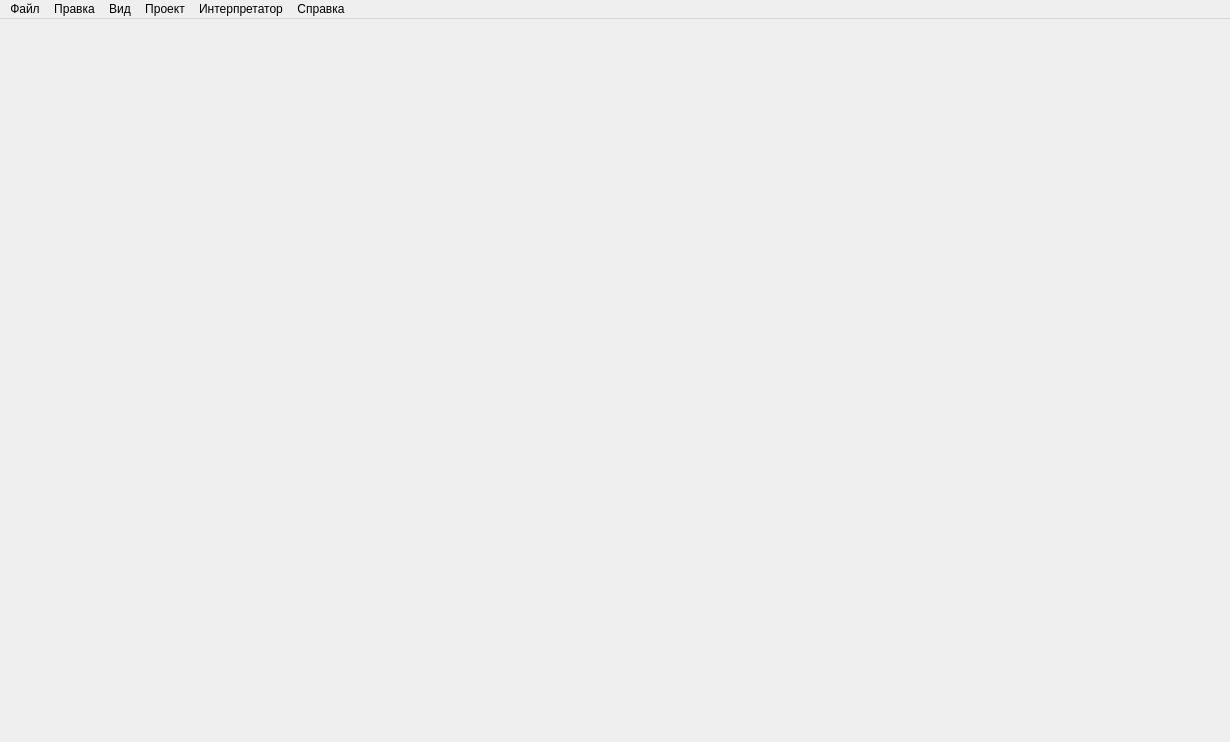
<?xml version="1.0" encoding="UTF-8"?>
<ui version="4.0">
 <class>MainWindowMenu</class>
 <widget class="QMainWindow" name="MainWindowMenu">
  <property name="enabled">
   <bool>true</bool>
  </property>
  <property name="geometry">
   <rect>
    <x>0</x>
    <y>0</y>
    <width>1230</width>
    <height>742</height>
   </rect>
  </property>
  <property name="windowTitle">
   <string>ForRorfloLisp</string>
  </property>
  <widget class="QWidget" name="centralwidget">
   <property name="enabled">
    <bool>false</bool>
   </property>
   <property name="sizePolicy">
    <sizepolicy hsizetype="Preferred" vsizetype="Preferred">
     <horstretch>0</horstretch>
     <verstretch>0</verstretch>
    </sizepolicy>
   </property>
  </widget>
  <widget class="QMenuBar" name="menubar">
   <property name="geometry">
    <rect>
     <x>0</x>
     <y>0</y>
     <width>1230</width>
     <height>25</height>
    </rect>
   </property>
   <widget class="QMenu" name="menu">
    <property name="title">
     <string>Файл</string>
    </property>
    <widget class="QMenu" name="file_last_projects_menu">
     <property name="title">
      <string>Открыть последние</string>
     </property>
    </widget>
    <widget class="QMenu" name="menu_9">
     <property name="title">
      <string>Создать</string>
     </property>
     <addaction name="file_create_project_action"/>
    </widget>
    <widget class="QMenu" name="menu_10">
     <property name="title">
      <string>Открыть</string>
     </property>
     <addaction name="file_open_project_action"/>
    </widget>
    <addaction name="menu_9"/>
    <addaction name="menu_10"/>
    <addaction name="file_last_projects_menu"/>
    <addaction name="separator"/>
    <addaction name="action_2"/>
    <addaction name="action_7"/>
    <addaction name="action_8"/>
    <addaction name="action_9"/>
    <addaction name="file_save_project_action"/>
    <addaction name="separator"/>
    <addaction name="action_11"/>
    <addaction name="file_settings_action"/>
    <addaction name="separator"/>
    <addaction name="file_close_project_action"/>
    <addaction name="file_exit_action"/>
   </widget>
   <widget class="QMenu" name="menu_2">
    <property name="title">
     <string>Правка</string>
    </property>
    <addaction name="action_14"/>
    <addaction name="action_17"/>
    <addaction name="separator"/>
    <addaction name="action_19"/>
    <addaction name="action_20"/>
    <addaction name="action_21"/>
    <addaction name="separator"/>
    <addaction name="action_23"/>
    <addaction name="action_24"/>
    <addaction name="separator"/>
    <addaction name="action_26"/>
    <addaction name="action_27"/>
   </widget>
   <widget class="QMenu" name="menu_3">
    <property name="title">
     <string>Вид</string>
    </property>
    <addaction name="separator"/>
    <addaction name="view_project_files_action"/>
    <addaction name="view_interpretator_action"/>
    <addaction name="separator"/>
   </widget>
   <widget class="QMenu" name="project_menu">
    <property name="title">
     <string>Проект</string>
    </property>
    <addaction name="project_settings_action"/>
   </widget>
   <widget class="QMenu" name="interpretator_menu">
    <property name="title">
     <string>Интерпретатор</string>
    </property>
    <widget class="QMenu" name="interpretator_sexpr_menu">
     <property name="title">
      <string>Отправить S-выражение</string>
     </property>
    </widget>
    <addaction name="interpretator_start_action"/>
    <addaction name="interpretator_stop_action"/>
    <addaction name="interpretator_sexpr_menu"/>
    <addaction name="action_6"/>
    <addaction name="separator"/>
    <addaction name="interpretator_add_action"/>
    <addaction name="interpretator_edit_action"/>
    <addaction name="separator"/>
    <addaction name="interpretator_clear_action"/>
   </widget>
   <widget class="QMenu" name="menu_6">
    <property name="title">
     <string>Справка</string>
    </property>
   </widget>
   <addaction name="menu"/>
   <addaction name="menu_2"/>
   <addaction name="menu_3"/>
   <addaction name="project_menu"/>
   <addaction name="interpretator_menu"/>
   <addaction name="menu_6"/>
  </widget>
  <action name="action_2">
   <property name="text">
    <string>Новое окно</string>
   </property>
  </action>
  <action name="action_5">
   <property name="text">
    <string>какие-то</string>
   </property>
  </action>
  <action name="action_7">
   <property name="text">
    <string>Сохранить</string>
   </property>
  </action>
  <action name="action_8">
   <property name="text">
    <string>Сохранить как...</string>
   </property>
  </action>
  <action name="action_9">
   <property name="text">
    <string>Сохранить все</string>
   </property>
  </action>
  <action name="action_11">
   <property name="text">
    <string>Автосохранение</string>
   </property>
  </action>
  <action name="action_13">
   <property name="text">
    <string>тоже чё-то</string>
   </property>
  </action>
  <action name="file_exit_action">
   <property name="text">
    <string>Выход</string>
   </property>
  </action>
  <action name="action_14">
   <property name="text">
    <string>Отменить</string>
   </property>
  </action>
  <action name="action_17">
   <property name="text">
    <string>Повторить</string>
   </property>
  </action>
  <action name="action_19">
   <property name="text">
    <string>Вырезать </string>
   </property>
  </action>
  <action name="action_20">
   <property name="text">
    <string>Копировать</string>
   </property>
  </action>
  <action name="action_21">
   <property name="text">
    <string>Вставить</string>
   </property>
  </action>
  <action name="action_23">
   <property name="text">
    <string>Найти</string>
   </property>
  </action>
  <action name="action_24">
   <property name="text">
    <string>Заменить</string>
   </property>
  </action>
  <action name="action_26">
   <property name="text">
    <string>Найти в файлах</string>
   </property>
  </action>
  <action name="action_27">
   <property name="text">
    <string>Заменить в файлах</string>
   </property>
  </action>
  <action name="view_project_files_action">
   <property name="text">
    <string>Файлы проекта</string>
   </property>
  </action>
  <action name="view_interpretator_action">
   <property name="text">
    <string>Консоль</string>
   </property>
  </action>
  <action name="interpretator_start_action">
   <property name="text">
    <string>Запустить</string>
   </property>
  </action>
  <action name="action_6">
   <property name="text">
    <string>Настройка пользовательских команд</string>
   </property>
  </action>
  <action name="project_settings_action">
   <property name="text">
    <string>Настройки</string>
   </property>
  </action>
  <action name="file_create_project_action">
   <property name="text">
    <string>Проект</string>
   </property>
  </action>
  <action name="interpretator_stop_action">
   <property name="text">
    <string>Остановить</string>
   </property>
  </action>
  <action name="file_open_project_action">
   <property name="text">
    <string>Проект</string>
   </property>
  </action>
  <action name="interpretator_add_action">
   <property name="text">
    <string>Добавить интерпретатор</string>
   </property>
  </action>
  <action name="interpretator_edit_action">
   <property name="text">
    <string>Редактировать интерпретатор</string>
   </property>
  </action>
  <action name="file_close_project_action">
   <property name="text">
    <string>Закрыть проект</string>
   </property>
  </action>
  <action name="file_save_project_action">
   <property name="text">
    <string>Сохранить проект</string>
   </property>
  </action>
  <action name="interpretator_clear_action">
   <property name="text">
    <string>Очистить</string>
   </property>
  </action>
  <action name="actionq">
   <property name="text">
    <string>q</string>
   </property>
  </action>
  <action name="file_settings_action">
   <property name="text">
    <string>Настройки...</string>
   </property>
  </action>
 </widget>
 <resources/>
 <connections/>
</ui>
